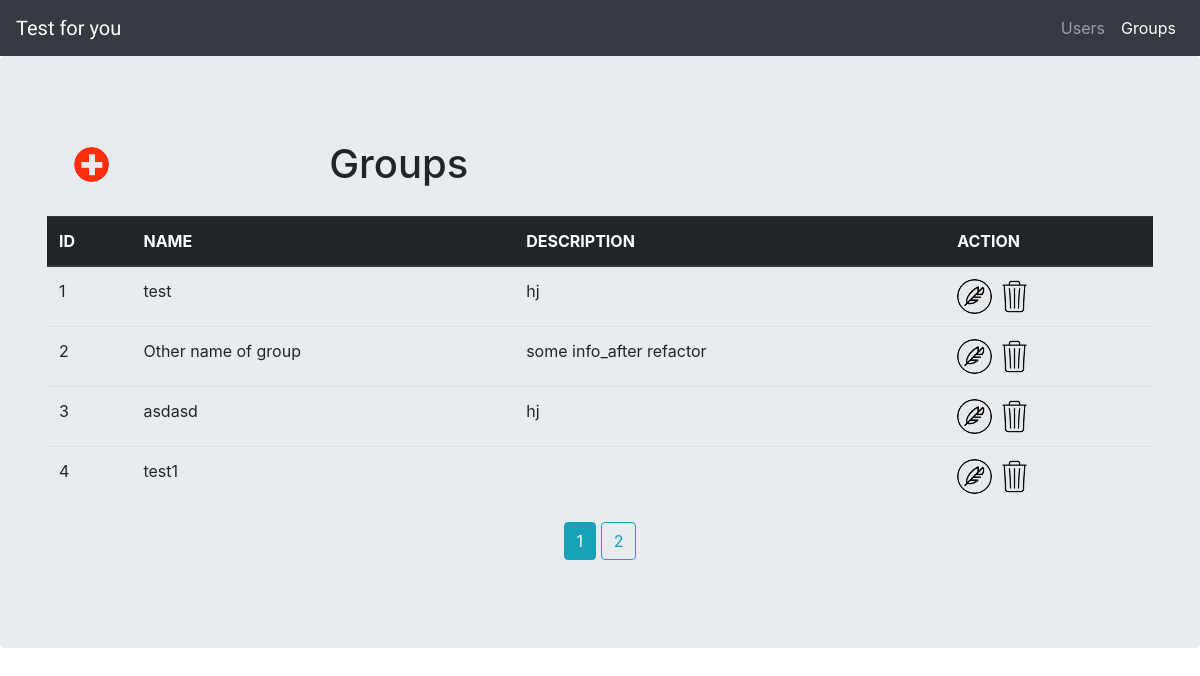
Screenshot of /groups with the database file from the repository.
### models.py (models this page shows, shortened)
class Group(db.Model):
    __tablename__ = 'groups'
    id = db.Column(db.Integer, primary_key=True, autoincrement=True)
    name = db.Column(db.String, nullable=False, unique=True)
    description = db.Column(db.String(500))
    users = db.relationship('User', backref='groups', lazy='dynamic')

### groups/routes.py (the view)
@groups.route('/groups')
def all_groups():
    page = request.args.get('page', 1, type=int)
    groups_list = Group.query.order_by(Group.id).paginate(page=page, per_page=4)
    return render_template('groups.html', title=title, groups_list=groups_list)

### templates/groups.html (shortened to what this page needs)
{% extends "layout.html" %}
{% block content %}
<div class="jumbotron">
  <div class="container">
    <div class="main_btns_users">
        <div class="header add_user">
          <a href="{{ url_for('groups.add_new_group') }}">
            <img class="control_btn" src="{{ url_for('static', filename='images/plus-4-128.png' )}}" alt='add_user'>
          </a>
        </div>
        <h1 class="header pagename">Groups</h1>
    </div>
      <div class="container_2">
        <table class="table">
          <thead class="thead-dark">
            <tr>
              <th scope="col">ID</th>
              <th scope="col">NAME</th>
              <th scope="col">DESCRIPTION</th>
              <th scope="col">ACTION</th>
            </tr>
          </thead>
            <tbody>
              {% for group in groups_list.items %}
              <tr>
                <td>{{ group.id }}</td>
                <td>{{ group.name }}</td>
                <td>{{ group.description }}</td>
                <td><div class="add_btn">
                  <a href="{{ url_for('groups.change_group', group_id=group.id) }}">
                    <img src="{{ url_for('static', filename='images/edit.png' )}}" alt="edit">
                  </a>
                  <a href="{{ url_for('groups.delete_group', group_id=group.id) }}">
                    <img src="{{ url_for('static', filename='images/delete.png' )}}" alt="delete">
                  </a>
                </div></td>
              </tr>
              {% endfor %}
            </tbody>
        </table>
      </div>
      <div class="centred">
        {% for page_num in groups_list.iter_pages(left_edge=1, right_edge=1, left_current=1, right_current=2) %}
          {% if page_num %}
            {% if groups_list.page == page_num %}
              <a class="btn btn-info mb-4" href="{{ url_for('groups.all_groups', page=page_num) }}">{{ page_num }}</a>
            {% else %}
              <a class="btn btn-outline-info mb-4" href="{{ url_for('groups.all_groups', page=page_num) }}">{{ page_num }}</a>
            {% endif %}
          {% else %}
            ...
          {% endif %}
        {% endfor %}
      </div>
    </div>
  </div>
{% endblock content %}

### static/style.css (style rules this page uses)
.control_btn, img { max-width: 35px; border-radius: 50%; margin: 0 0 0 0; padding: 0 0 0 0; }
.header { display: inline-flex; }
.container { border: 0px solid black; }
.add_user { padding: 7px; float: left; }
.pagename { position: relative; text-align: center; margin-left: 20%; }
.main_btns_users { padding: 20px; }
.centred { text-align: center; }

### rows the page displays
Group: id "1", name "test", description "hj"
Group: id "2", name "Other name of group", description "some info_after refactor"
Group: id "3", name "asdasd", description "hj"
Group: id "4", name "test1"

### other values shown
{{ name }} "Users"
{{ name }} "Groups"
{{ page_num }} "1"
{{ page_num }} "2"
